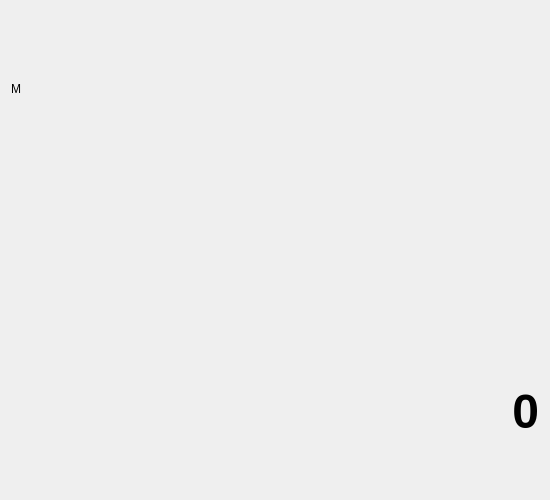
<?xml version="1.0" encoding="UTF-8"?>
<ui version="4.0">
 <class>ProgrammerCalculator</class>
 <widget class="QWidget" name="ProgrammerCalculator"> 
  <property name="geometry">
   <rect>
    <x>0</x>
    <y>0</y>
    <width>550</width>
    <height>500</height>
   </rect>
  </property>
  <property name="windowTitle">
   <string>Scientific Calculator</string>
  </property>
  <layout class="QVBoxLayout" name="verticalLayout">
   <item>
    <widget class="QLabel" name="lblMemoryIndicator">
     <property name="text">
      <string>M</string>
     </property>
    </widget>
   </item>
   <item>
    <widget class="QLabel" name="lblExpression">
     <property name="font">
      <font>
       <pointsize>12</pointsize>
      </font>
     </property>
     <property name="text">
      <string/>
     </property>
     <property name="alignment">
      <set>Qt::AlignmentFlag::AlignRight|Qt::AlignmentFlag::AlignTrailing|Qt::AlignmentFlag::AlignVCenter</set>
     </property>
    </widget>
   </item>
   <item>
    <widget class="QLabel" name="lblDisplay">
     <property name="font">
      <font>
       <pointsize>36</pointsize>
       <bold>true</bold>
      </font>
     </property>
     <property name="text">
      <string>0</string>
     </property>
     <property name="alignment">
      <set>Qt::AlignmentFlag::AlignRight|Qt::AlignmentFlag::AlignTrailing|Qt::AlignmentFlag::AlignVCenter</set>
     </property>
    </widget>
   </item>
   <item>
    <layout class="QGridLayout" name="gridLayout"/>
   </item>
  </layout>
 </widget>
 <resources/>
 <connections/>
</ui>
